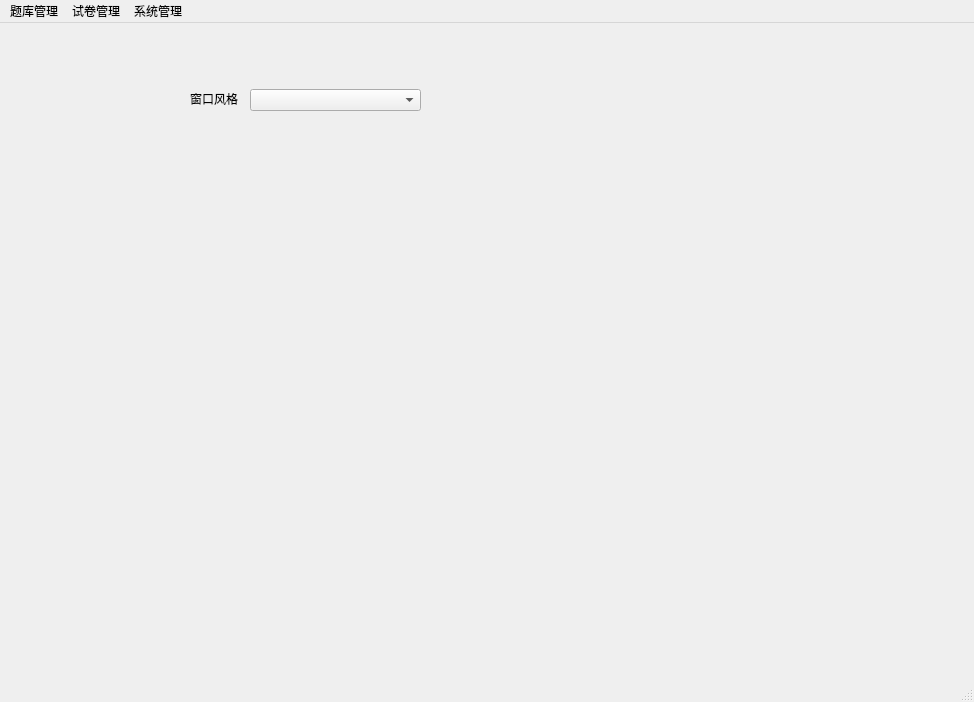
<?xml version="1.0" encoding="UTF-8"?>
<ui version="4.0">
 <class>MainWindow</class>
 <widget class="QMainWindow" name="MainWindow">
  <property name="geometry">
   <rect>
    <x>0</x>
    <y>0</y>
    <width>974</width>
    <height>702</height>
   </rect>
  </property>
  <property name="windowTitle">
   <string>MainWindow</string>
  </property>
  <widget class="QWidget" name="centralwidget">
   <widget class="QLabel" name="label">
    <property name="geometry">
     <rect>
      <x>190</x>
      <y>70</y>
      <width>54</width>
      <height>12</height>
     </rect>
    </property>
    <property name="text">
     <string>窗口风格</string>
    </property>
   </widget>
   <widget class="QComboBox" name="styleComboBox">
    <property name="geometry">
     <rect>
      <x>250</x>
      <y>66</y>
      <width>171</width>
      <height>22</height>
     </rect>
    </property>
   </widget>
  </widget>
  <widget class="QMenuBar" name="menubar">
   <property name="geometry">
    <rect>
     <x>0</x>
     <y>0</y>
     <width>974</width>
     <height>23</height>
    </rect>
   </property>
   <widget class="QMenu" name="menu">
    <property name="title">
     <string>题库管理</string>
    </property>
    <addaction name="MenuItem_PaperEdit"/>
    <addaction name="MenuItem_PaperManager"/>
   </widget>
   <widget class="QMenu" name="menu_2">
    <property name="title">
     <string>试卷管理</string>
    </property>
   </widget>
   <widget class="QMenu" name="menu_3">
    <property name="title">
     <string>系统管理</string>
    </property>
    <addaction name="MenuItem_DataClass"/>
    <addaction name="actionSqlite"/>
   </widget>
   <addaction name="menu"/>
   <addaction name="menu_2"/>
   <addaction name="menu_3"/>
  </widget>
  <widget class="QStatusBar" name="statusbar"/>
  <action name="MenuItem_PaperEdit">
   <property name="text">
    <string>试卷管理</string>
   </property>
  </action>
  <action name="MenuItem_PaperManager">
   <property name="text">
    <string>试题管理</string>
   </property>
  </action>
  <action name="MenuItem_DataClass">
   <property name="text">
    <string>数据分类</string>
   </property>
  </action>
  <action name="actionSqlite">
   <property name="text">
    <string>Sqlite数据库管理</string>
   </property>
  </action>
 </widget>
 <resources/>
 <connections/>
</ui>
